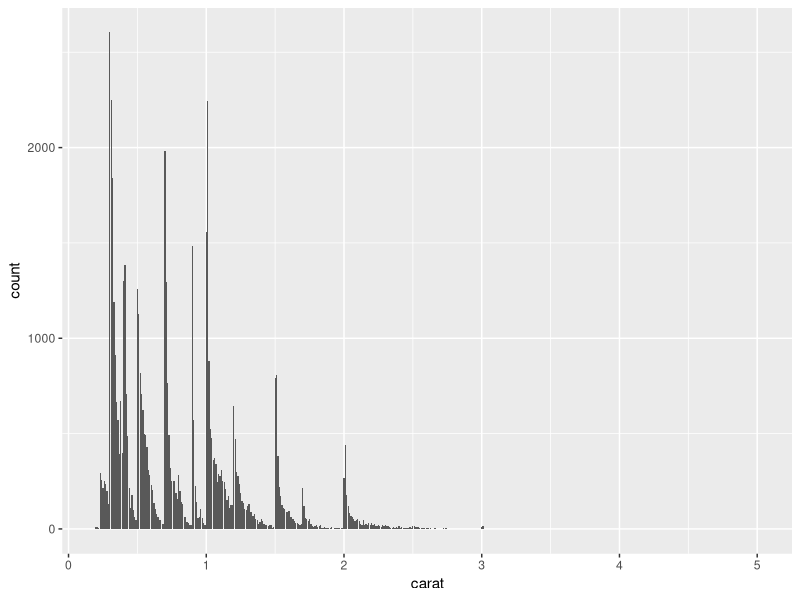
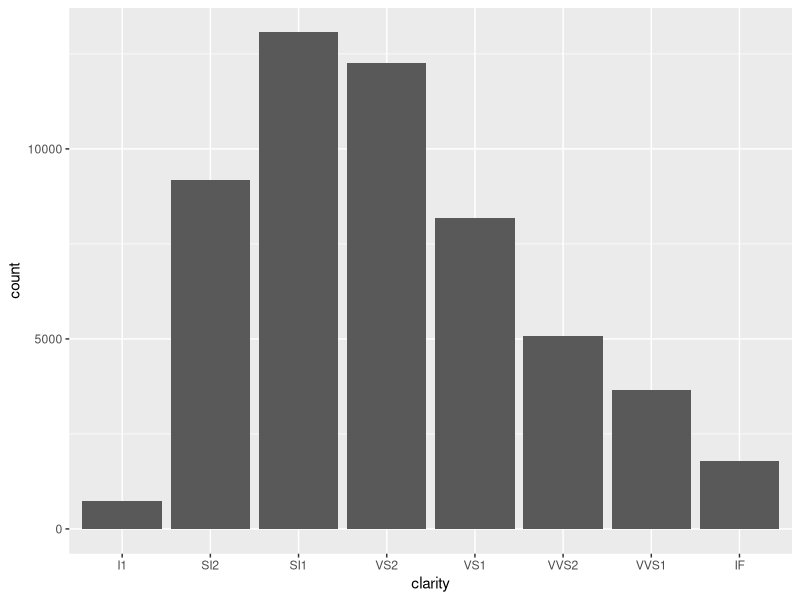
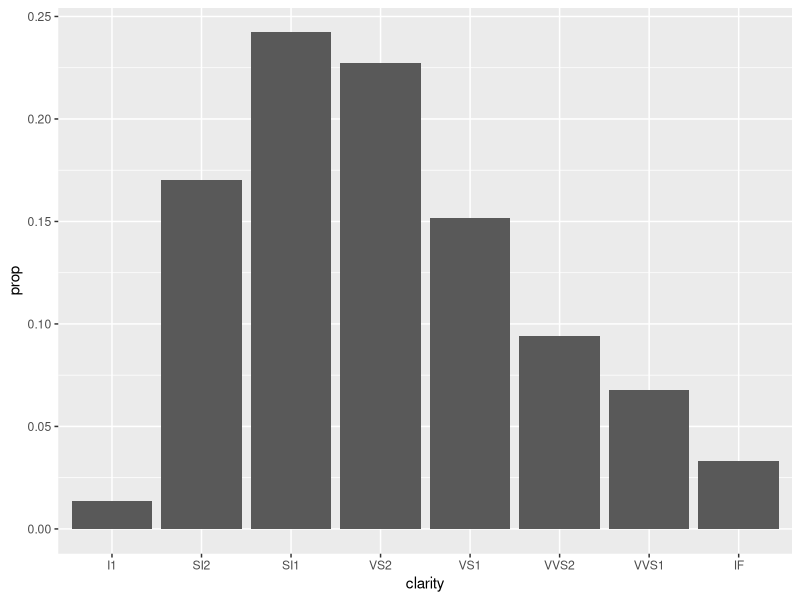
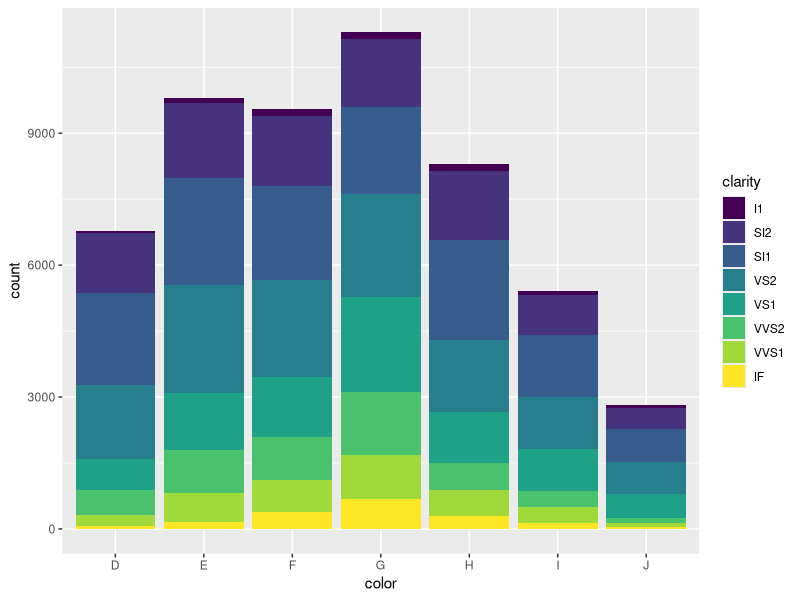
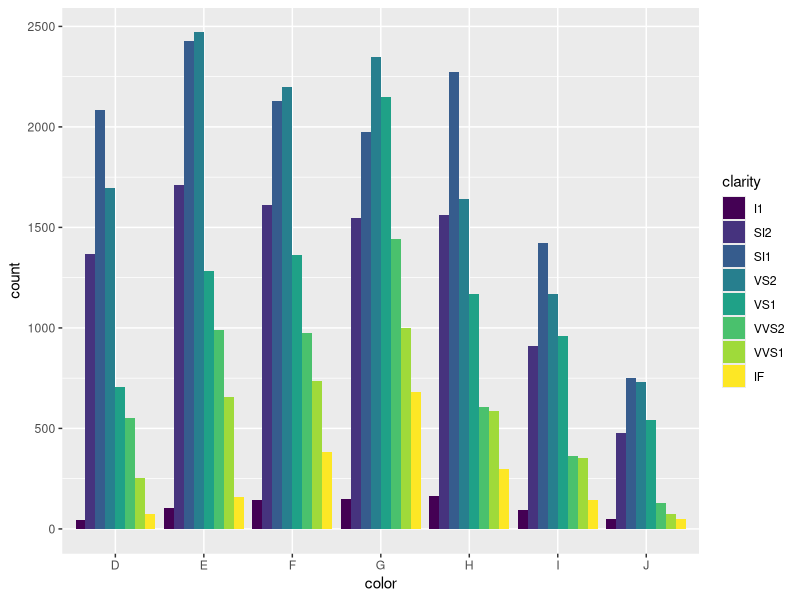
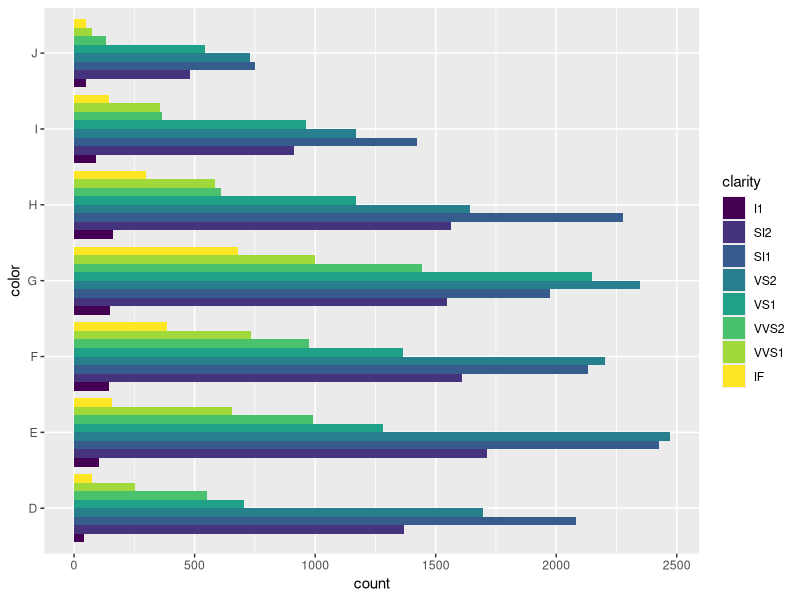
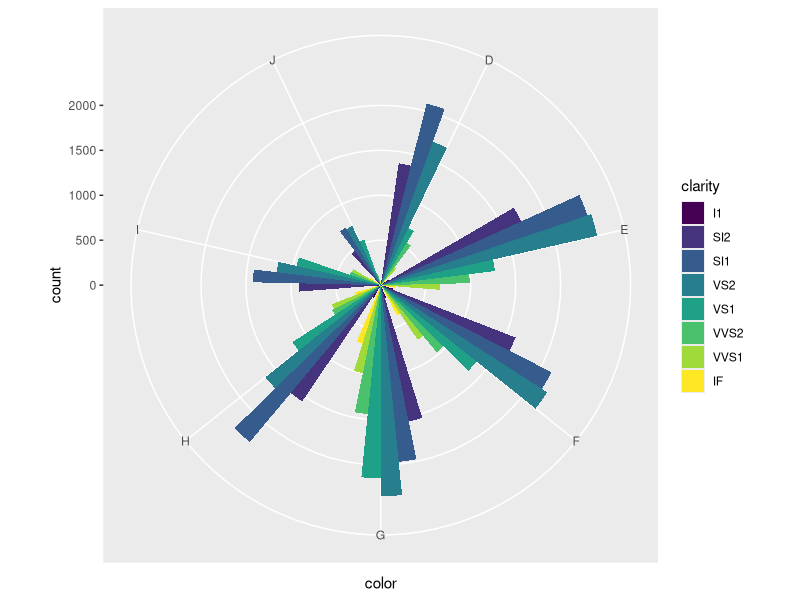

Write the R code that produced these figures, in order.
# demo_sample_statistics_plot.R

##

# Load library
library(tidyverse)
View(diamonds)
?diamonds

# Plot the distribution of diamonds samples based on carat and clarity
diamonds_distribution_analysis <- select(diamonds, price, carat, color, clarity)
ggplot(data = diamonds_distribution_analysis) +
  geom_bar(mapping = aes(x = carat))
ggplot(data = diamonds_distribution_analysis) +
  geom_bar(mapping = aes(x = clarity))
ggplot(data = diamonds_distribution_analysis) +
  geom_bar(mapping=aes(x = clarity, y = stat(prop), group = 1))

ggplot(data = diamonds_distribution_analysis) +
  geom_bar(mapping=aes(x = color, fill = clarity))
ggplot(data = diamonds_distribution_analysis) +
  geom_bar(mapping=aes(x = color, fill = clarity), position="dodge")

# Plot the distribution of diamonds samples with coordination convertion
diamondplot <- ggplot(data = diamonds_distribution_analysis) +
  geom_bar(mapping=aes(x = color, fill = clarity), position="dodge")
diamondplot + coord_flip()
diamondplot + coord_polar()
